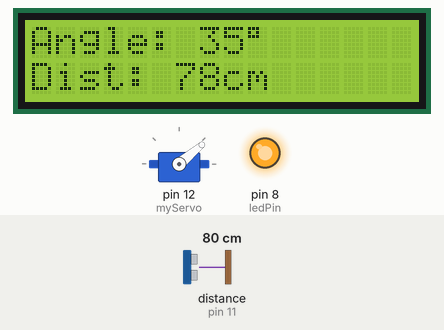
Bench run of a sketch on a simulated Arduino Uno, built with avr-gcc and run on an emulated ATmega328P. Shown: servo, 16×2 character LCD, output pins drawn as LEDs (lit = HIGH). Wiring (inferred from the names in the program): ultrasonic range finder: trigger pin 10; echo pin 11. The test bench sets the inputs (shaded band); at power-on: distance to the obstacle (sensor on pin 11) 80 cm. The echo pulse lasts 58.3 µs per cm; pins used as bus, display or sensor lines are not drawn; what the sketch prints to the serial monitor is not drawn.

Above: at 3.2 s.
3.3 s: distance to the obstacle (sensor on pin 11) set to 60 cm
At 3.68 s:
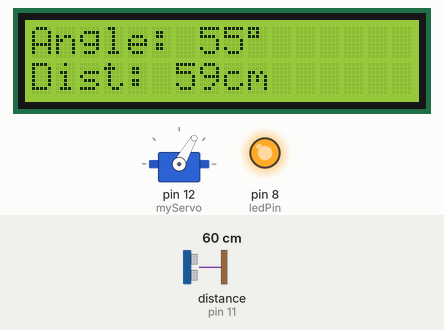
5.5 s: distance to the obstacle (sensor on pin 11) set to 98 cm
At 5.61 s:
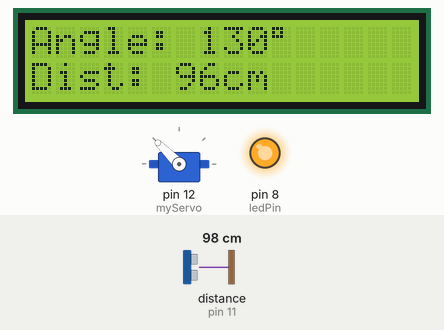
7.5 s: distance to the obstacle (sensor on pin 11) set to 104 cm
At 7.7 s:
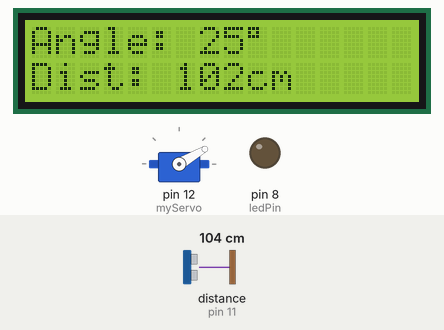
9.5 s: distance to the obstacle (sensor on pin 11) set to 35 cm
At 9.66 s:
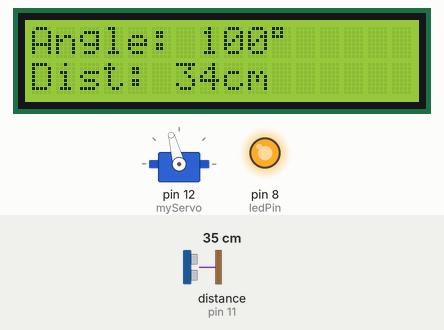
12.5 s: distance to the obstacle (sensor on pin 11) set to 183 cm
At 12.72 s:
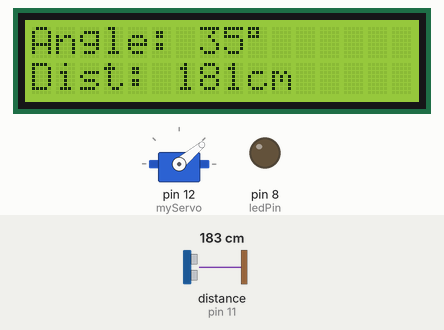
15.5 s: distance to the obstacle (sensor on pin 11) set to 299 cm
At 15.73 s:
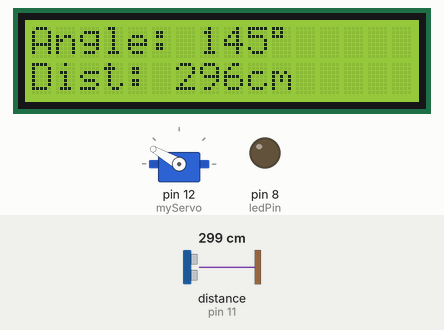
Timing chart, 0 to 18.8 s (numbered marks = the images above; inputs shaded):
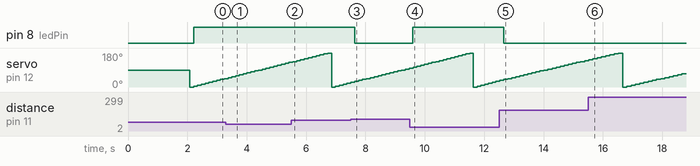

The sketch:

code38.ino
```cpp
#include <Servo.h>
#include <Wire.h>
#include <LiquidCrystal_I2C.h>

LiquidCrystal_I2C lcd(0x27, 16, 2);
Servo myServo;

const int trigPin = 10;
const int echoPin = 11;
const int ledPin = 8;

long duration;
int distance;

void setup() {
  pinMode(trigPin, OUTPUT);
  pinMode(echoPin, INPUT);
  pinMode(ledPin, OUTPUT);

  Serial.begin(9600);
  myServo.attach(12);
  lcd.init();
  lcd.backlight();
  lcd.clear();
  lcd.print("LED Radar Ready");
  delay(2000);
  lcd.clear();
}

void loop() {
  for (int angle = 0; angle <= 180; angle += 5) {
    myServo.write(angle);
    delay(100);
    distance = getDistance();

    lcd.clear();
    lcd.setCursor(0, 0);
    lcd.print("Angle: ");
    lcd.print(angle);
    lcd.print((char)223);

    lcd.setCursor(0, 1);
    lcd.print("Dist: ");
    lcd.print(distance);
    lcd.print("cm");

    if (distance > 0 && distance < 100) {
      digitalWrite(ledPin, HIGH);
    } else {
      digitalWrite(ledPin, LOW);
    }

    Serial.print("Angle: ");
    Serial.print(angle);
    Serial.print(" | Distance: ");
    Serial.println(distance);
  }
}

int getDistance() {
  digitalWrite(trigPin, LOW); delayMicroseconds(2);
  digitalWrite(trigPin, HIGH); delayMicroseconds(10);
  digitalWrite(trigPin, LOW);
  duration = pulseIn(echoPin, HIGH, 30000);
  if (duration == 0) return 0;
  return duration * 0.034 / 2;
}
```

Measured:
- the behaviour switches between 101 and 102 cm on distance to the obstacle (sensor on pin 11) (found by bisection; images 2 and 3)
- after the input at 7.5 s, pin 8 (ledPin): HIGH → LOW after 0.14 s
- after the input at 9.5 s, pin 8 (ledPin): LOW → HIGH after 0.10 s
- after the input at 12.5 s, pin 8 (ledPin): HIGH → LOW after 0.16 s
